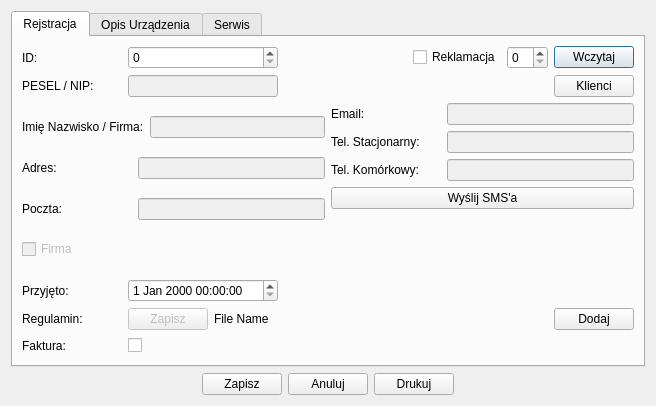
<?xml version="1.0" encoding="UTF-8"?>
<ui version="4.0">
 <class>OrderView</class>
 <widget class="QDialog" name="OrderView">
  <property name="geometry">
   <rect>
    <x>0</x>
    <y>0</y>
    <width>656</width>
    <height>406</height>
   </rect>
  </property>
  <property name="windowTitle">
   <string>Dialog</string>
  </property>
  <layout class="QVBoxLayout" name="verticalLayout">
   <item>
    <widget class="QTabWidget" name="tabWidget">
     <property name="enabled">
      <bool>true</bool>
     </property>
     <property name="currentIndex">
      <number>0</number>
     </property>
     <widget class="QWidget" name="reciveDevice">
      <attribute name="title">
       <string>Rejstracja</string>
      </attribute>
      <layout class="QVBoxLayout" name="verticalLayout_10">
       <item>
        <layout class="QHBoxLayout" name="horizontalLayout_7">
         <item>
          <widget class="QLabel" name="labelID">
           <property name="sizePolicy">
            <sizepolicy hsizetype="Fixed" vsizetype="Preferred">
             <horstretch>0</horstretch>
             <verstretch>0</verstretch>
            </sizepolicy>
           </property>
           <property name="minimumSize">
            <size>
             <width>100</width>
             <height>0</height>
            </size>
           </property>
           <property name="text">
            <string>ID:</string>
           </property>
          </widget>
         </item>
         <item>
          <widget class="QSpinBox" name="spinBoxID">
           <property name="minimumSize">
            <size>
             <width>150</width>
             <height>0</height>
            </size>
           </property>
          </widget>
         </item>
         <item>
          <spacer name="horizontalSpacer_3">
           <property name="orientation">
            <enum>Qt::Horizontal</enum>
           </property>
           <property name="sizeHint" stdset="0">
            <size>
             <width>40</width>
             <height>20</height>
            </size>
           </property>
          </spacer>
         </item>
         <item>
          <widget class="QCheckBox" name="checkBoxComplaint">
           <property name="text">
            <string>Reklamacja</string>
           </property>
          </widget>
         </item>
         <item>
          <widget class="QSpinBox" name="spinBoxComplaint"/>
         </item>
         <item>
          <widget class="QPushButton" name="pushButtonComplaint">
           <property name="text">
            <string>Wczytaj</string>
           </property>
          </widget>
         </item>
        </layout>
       </item>
       <item>
        <layout class="QHBoxLayout" name="horizontalLayout_8">
         <item>
          <widget class="QLabel" name="labelClient">
           <property name="minimumSize">
            <size>
             <width>100</width>
             <height>0</height>
            </size>
           </property>
           <property name="text">
            <string>PESEL / NIP:</string>
           </property>
          </widget>
         </item>
         <item>
          <widget class="QLineEdit" name="lineEditPESELNIP">
           <property name="enabled">
            <bool>false</bool>
           </property>
           <property name="sizePolicy">
            <sizepolicy hsizetype="Fixed" vsizetype="Fixed">
             <horstretch>0</horstretch>
             <verstretch>0</verstretch>
            </sizepolicy>
           </property>
           <property name="minimumSize">
            <size>
             <width>150</width>
             <height>0</height>
            </size>
           </property>
          </widget>
         </item>
         <item>
          <spacer name="horizontalSpacer_4">
           <property name="orientation">
            <enum>Qt::Horizontal</enum>
           </property>
           <property name="sizeHint" stdset="0">
            <size>
             <width>40</width>
             <height>20</height>
            </size>
           </property>
          </spacer>
         </item>
         <item>
          <widget class="QPushButton" name="pushButtonSearchClient">
           <property name="text">
            <string>Klienci</string>
           </property>
          </widget>
         </item>
        </layout>
       </item>
       <item>
        <layout class="QHBoxLayout" name="horizontalLayout_16">
         <item>
          <layout class="QVBoxLayout" name="verticalLayout_4">
           <item>
            <layout class="QHBoxLayout" name="horizontalLayout_15">
             <item>
              <widget class="QLabel" name="labelNameCompany">
               <property name="minimumSize">
                <size>
                 <width>110</width>
                 <height>0</height>
                </size>
               </property>
               <property name="text">
                <string>Imię Nazwisko / Firma:</string>
               </property>
              </widget>
             </item>
             <item>
              <widget class="QLineEdit" name="lineEditNameCompany">
               <property name="enabled">
                <bool>false</bool>
               </property>
               <property name="text">
                <string/>
               </property>
              </widget>
             </item>
            </layout>
           </item>
           <item>
            <layout class="QHBoxLayout" name="horizontalLayout_17">
             <item>
              <widget class="QLabel" name="labelAddress">
               <property name="minimumSize">
                <size>
                 <width>110</width>
                 <height>0</height>
                </size>
               </property>
               <property name="text">
                <string>Adres:</string>
               </property>
              </widget>
             </item>
             <item>
              <widget class="QLineEdit" name="lineEditAddress">
               <property name="enabled">
                <bool>false</bool>
               </property>
              </widget>
             </item>
            </layout>
           </item>
           <item>
            <layout class="QHBoxLayout" name="horizontalLayout_18">
             <item>
              <widget class="QLabel" name="labelPostOffice">
               <property name="minimumSize">
                <size>
                 <width>110</width>
                 <height>0</height>
                </size>
               </property>
               <property name="text">
                <string>Poczta:</string>
               </property>
              </widget>
             </item>
             <item>
              <widget class="QLineEdit" name="lineEditPostOffice">
               <property name="enabled">
                <bool>false</bool>
               </property>
              </widget>
             </item>
            </layout>
           </item>
           <item>
            <widget class="QCheckBox" name="checkBoxIsCompany">
             <property name="enabled">
              <bool>false</bool>
             </property>
             <property name="text">
              <string>Firma</string>
             </property>
            </widget>
           </item>
          </layout>
         </item>
         <item>
          <layout class="QVBoxLayout" name="verticalLayout_9">
           <item>
            <layout class="QHBoxLayout" name="horizontalLayout_19">
             <item>
              <widget class="QLabel" name="labelEmail">
               <property name="minimumSize">
                <size>
                 <width>110</width>
                 <height>0</height>
                </size>
               </property>
               <property name="text">
                <string>Email:</string>
               </property>
              </widget>
             </item>
             <item>
              <widget class="QLineEdit" name="lineEditEmail">
               <property name="enabled">
                <bool>false</bool>
               </property>
              </widget>
             </item>
            </layout>
           </item>
           <item>
            <layout class="QHBoxLayout" name="horizontalLayout_20">
             <item>
              <widget class="QLabel" name="labelLandlinePhone">
               <property name="minimumSize">
                <size>
                 <width>110</width>
                 <height>0</height>
                </size>
               </property>
               <property name="text">
                <string>Tel. Stacjonarny:</string>
               </property>
              </widget>
             </item>
             <item>
              <widget class="QLineEdit" name="lineEditLandlinePhone">
               <property name="enabled">
                <bool>false</bool>
               </property>
              </widget>
             </item>
            </layout>
           </item>
           <item>
            <layout class="QHBoxLayout" name="horizontalLayout_21">
             <item>
              <widget class="QLabel" name="labelMobilePhone">
               <property name="minimumSize">
                <size>
                 <width>110</width>
                 <height>0</height>
                </size>
               </property>
               <property name="text">
                <string>Tel. Komórkowy: </string>
               </property>
              </widget>
             </item>
             <item>
              <widget class="QLineEdit" name="lineEditMobilePhone">
               <property name="enabled">
                <bool>false</bool>
               </property>
              </widget>
             </item>
            </layout>
           </item>
           <item>
            <widget class="QPushButton" name="pushButton">
             <property name="text">
              <string>Wyślij SMS'a</string>
             </property>
            </widget>
           </item>
           <item>
            <spacer name="verticalSpacer">
             <property name="orientation">
              <enum>Qt::Vertical</enum>
             </property>
             <property name="sizeHint" stdset="0">
              <size>
               <width>20</width>
               <height>13</height>
              </size>
             </property>
            </spacer>
           </item>
          </layout>
         </item>
        </layout>
       </item>
       <item>
        <layout class="QHBoxLayout" name="horizontalLayout_9">
         <item>
          <widget class="QLabel" name="labelRecived">
           <property name="minimumSize">
            <size>
             <width>100</width>
             <height>0</height>
            </size>
           </property>
           <property name="text">
            <string>Przyjęto: </string>
           </property>
          </widget>
         </item>
         <item>
          <widget class="QDateTimeEdit" name="dateTimeEditRecived">
           <property name="minimumSize">
            <size>
             <width>150</width>
             <height>0</height>
            </size>
           </property>
          </widget>
         </item>
         <item>
          <spacer name="horizontalSpacer_5">
           <property name="orientation">
            <enum>Qt::Horizontal</enum>
           </property>
           <property name="sizeHint" stdset="0">
            <size>
             <width>40</width>
             <height>20</height>
            </size>
           </property>
          </spacer>
         </item>
        </layout>
       </item>
       <item>
        <layout class="QHBoxLayout" name="horizontalLayout_11">
         <item>
          <widget class="QLabel" name="labelTermsService">
           <property name="minimumSize">
            <size>
             <width>100</width>
             <height>0</height>
            </size>
           </property>
           <property name="text">
            <string>Regulamin:</string>
           </property>
          </widget>
         </item>
         <item>
          <widget class="QPushButton" name="pushButtonTermsFileSave">
           <property name="enabled">
            <bool>false</bool>
           </property>
           <property name="text">
            <string>Zapisz</string>
           </property>
          </widget>
         </item>
         <item>
          <widget class="QLabel" name="labelTermsFileName">
           <property name="text">
            <string>File Name</string>
           </property>
          </widget>
         </item>
         <item>
          <spacer name="horizontalSpacer_7">
           <property name="orientation">
            <enum>Qt::Horizontal</enum>
           </property>
           <property name="sizeHint" stdset="0">
            <size>
             <width>40</width>
             <height>20</height>
            </size>
           </property>
          </spacer>
         </item>
         <item>
          <widget class="QPushButton" name="pushButtonAddTermsService">
           <property name="text">
            <string>Dodaj</string>
           </property>
          </widget>
         </item>
        </layout>
       </item>
       <item>
        <layout class="QHBoxLayout" name="horizontalLayout_10">
         <item>
          <widget class="QLabel" name="labelInvoice">
           <property name="minimumSize">
            <size>
             <width>100</width>
             <height>0</height>
            </size>
           </property>
           <property name="text">
            <string>Faktura:</string>
           </property>
          </widget>
         </item>
         <item>
          <widget class="QCheckBox" name="checkBoxInvoice">
           <property name="text">
            <string/>
           </property>
          </widget>
         </item>
         <item>
          <spacer name="horizontalSpacer_6">
           <property name="orientation">
            <enum>Qt::Horizontal</enum>
           </property>
           <property name="sizeHint" stdset="0">
            <size>
             <width>40</width>
             <height>20</height>
            </size>
           </property>
          </spacer>
         </item>
        </layout>
       </item>
      </layout>
     </widget>
     <widget class="QWidget" name="description">
      <attribute name="title">
       <string>Opis Urządzenia</string>
      </attribute>
      <layout class="QHBoxLayout" name="horizontalLayout_22">
       <item>
        <layout class="QVBoxLayout" name="verticalLayout_2">
         <item>
          <layout class="QHBoxLayout" name="horizontalLayout_2">
           <item>
            <widget class="QLabel" name="labelDevice">
             <property name="minimumSize">
              <size>
               <width>60</width>
               <height>0</height>
              </size>
             </property>
             <property name="text">
              <string>Urządzenie:</string>
             </property>
            </widget>
           </item>
           <item>
            <widget class="QLineEdit" name="lineEditDevice"/>
           </item>
          </layout>
         </item>
         <item>
          <layout class="QHBoxLayout" name="horizontalLayout_3">
           <item>
            <widget class="QLabel" name="labelProducer">
             <property name="minimumSize">
              <size>
               <width>60</width>
               <height>0</height>
              </size>
             </property>
             <property name="text">
              <string>Producent:</string>
             </property>
            </widget>
           </item>
           <item>
            <widget class="QLineEdit" name="lineEditProducer"/>
           </item>
          </layout>
         </item>
         <item>
          <layout class="QHBoxLayout" name="horizontalLayout_4">
           <item>
            <widget class="QLabel" name="labelModel">
             <property name="minimumSize">
              <size>
               <width>60</width>
               <height>0</height>
              </size>
             </property>
             <property name="text">
              <string>Model:</string>
             </property>
            </widget>
           </item>
           <item>
            <widget class="QLineEdit" name="lineEditModel"/>
           </item>
          </layout>
         </item>
         <item>
          <layout class="QHBoxLayout" name="horizontalLayout_5">
           <item>
            <widget class="QLabel" name="labelSN">
             <property name="minimumSize">
              <size>
               <width>60</width>
               <height>0</height>
              </size>
             </property>
             <property name="text">
              <string>S/N:</string>
             </property>
            </widget>
           </item>
           <item>
            <widget class="QLineEdit" name="lineEditSN"/>
           </item>
          </layout>
         </item>
         <item>
          <layout class="QHBoxLayout" name="horizontalLayout_6">
           <item>
            <widget class="QLabel" name="labelPassword">
             <property name="minimumSize">
              <size>
               <width>60</width>
               <height>0</height>
              </size>
             </property>
             <property name="text">
              <string>Hasło:</string>
             </property>
            </widget>
           </item>
           <item>
            <widget class="QLineEdit" name="lineEditPassword"/>
           </item>
          </layout>
         </item>
         <item>
          <widget class="QLabel" name="labelAdditionalEquipment">
           <property name="text">
            <string>Dodatkowe Wyposarzenie:</string>
           </property>
          </widget>
         </item>
         <item>
          <widget class="QPlainTextEdit" name="plainTextEditAdditionalEquipment"/>
         </item>
        </layout>
       </item>
       <item>
        <layout class="QVBoxLayout" name="verticalLayout_3">
         <item>
          <widget class="QLabel" name="labelDescription">
           <property name="text">
            <string>Opis:</string>
           </property>
          </widget>
         </item>
         <item>
          <widget class="QPlainTextEdit" name="plainTextEditDescription"/>
         </item>
        </layout>
       </item>
      </layout>
     </widget>
     <widget class="QWidget" name="service">
      <attribute name="title">
       <string>Serwis</string>
      </attribute>
      <layout class="QVBoxLayout" name="verticalLayout_11">
       <item>
        <layout class="QHBoxLayout" name="horizontalLayout_26">
         <item>
          <layout class="QVBoxLayout" name="verticalLayout_5">
           <item>
            <layout class="QHBoxLayout" name="horizontalLayout_14">
             <item>
              <widget class="QLabel" name="labelRepairUsedItem">
               <property name="text">
                <string>Przedmioty wykorzystane do naprawy:</string>
               </property>
              </widget>
             </item>
             <item>
              <widget class="QPushButton" name="pushButtonAddItem">
               <property name="minimumSize">
                <size>
                 <width>0</width>
                 <height>0</height>
                </size>
               </property>
               <property name="maximumSize">
                <size>
                 <width>20</width>
                 <height>16777215</height>
                </size>
               </property>
               <property name="text">
                <string>+</string>
               </property>
              </widget>
             </item>
             <item>
              <widget class="QPushButton" name="pushButtonRemoveItem">
               <property name="sizePolicy">
                <sizepolicy hsizetype="Fixed" vsizetype="Fixed">
                 <horstretch>0</horstretch>
                 <verstretch>0</verstretch>
                </sizepolicy>
               </property>
               <property name="minimumSize">
                <size>
                 <width>0</width>
                 <height>0</height>
                </size>
               </property>
               <property name="maximumSize">
                <size>
                 <width>20</width>
                 <height>16777215</height>
                </size>
               </property>
               <property name="text">
                <string>-</string>
               </property>
              </widget>
             </item>
            </layout>
           </item>
           <item>
            <widget class="QListWidget" name="listWidgetRepairItems"/>
           </item>
           <item>
            <layout class="QHBoxLayout" name="horizontalLayout_25">
             <item>
              <spacer name="horizontalSpacer_10">
               <property name="orientation">
                <enum>Qt::Horizontal</enum>
               </property>
               <property name="sizeHint" stdset="0">
                <size>
                 <width>40</width>
                 <height>20</height>
                </size>
               </property>
              </spacer>
             </item>
             <item>
              <layout class="QVBoxLayout" name="verticalLayout_6">
               <item>
                <widget class="QLabel" name="labelRepairCostService">
                 <property name="text">
                  <string>Koszt MOXUM [zł] :</string>
                 </property>
                </widget>
               </item>
               <item>
                <widget class="QDoubleSpinBox" name="doubleSpinBoxRepairCostService">
                 <property name="minimumSize">
                  <size>
                   <width>100</width>
                   <height>0</height>
                  </size>
                 </property>
                 <property name="maximum">
                  <double>9999.989999999999782</double>
                 </property>
                </widget>
               </item>
              </layout>
             </item>
             <item>
              <spacer name="horizontalSpacer_11">
               <property name="orientation">
                <enum>Qt::Horizontal</enum>
               </property>
               <property name="sizeHint" stdset="0">
                <size>
                 <width>40</width>
                 <height>20</height>
                </size>
               </property>
              </spacer>
             </item>
            </layout>
           </item>
          </layout>
         </item>
         <item>
          <layout class="QVBoxLayout" name="verticalLayout_8">
           <item>
            <layout class="QHBoxLayout" name="horizontalLayout_23">
             <item>
              <widget class="QLabel" name="label_3">
               <property name="text">
                <string>Usługi :</string>
               </property>
              </widget>
             </item>
             <item>
              <widget class="QPushButton" name="pushButtonAddService">
               <property name="maximumSize">
                <size>
                 <width>20</width>
                 <height>16777215</height>
                </size>
               </property>
               <property name="text">
                <string>+</string>
               </property>
              </widget>
             </item>
             <item>
              <widget class="QPushButton" name="pushButtonRemoveService">
               <property name="maximumSize">
                <size>
                 <width>20</width>
                 <height>16777215</height>
                </size>
               </property>
               <property name="text">
                <string>-</string>
               </property>
              </widget>
             </item>
            </layout>
           </item>
           <item>
            <widget class="QListWidget" name="listWidgetRepairServices"/>
           </item>
           <item>
            <layout class="QHBoxLayout" name="horizontalLayout_24">
             <item>
              <spacer name="horizontalSpacer_12">
               <property name="orientation">
                <enum>Qt::Horizontal</enum>
               </property>
               <property name="sizeHint" stdset="0">
                <size>
                 <width>40</width>
                 <height>20</height>
                </size>
               </property>
              </spacer>
             </item>
             <item>
              <layout class="QVBoxLayout" name="verticalLayout_7">
               <item>
                <widget class="QLabel" name="labelRepairCostTotal">
                 <property name="text">
                  <string>Koszt Całkowity [zł] :</string>
                 </property>
                </widget>
               </item>
               <item>
                <widget class="QDoubleSpinBox" name="doubleSpinBoxRepairTotalCost">
                 <property name="maximum">
                  <double>9999.989999999999782</double>
                 </property>
                </widget>
               </item>
              </layout>
             </item>
             <item>
              <spacer name="horizontalSpacer_13">
               <property name="orientation">
                <enum>Qt::Horizontal</enum>
               </property>
               <property name="sizeHint" stdset="0">
                <size>
                 <width>40</width>
                 <height>20</height>
                </size>
               </property>
              </spacer>
             </item>
            </layout>
           </item>
          </layout>
         </item>
        </layout>
       </item>
       <item>
        <layout class="QHBoxLayout" name="horizontalLayout_12">
         <item>
          <widget class="QCheckBox" name="checkBoxNotification">
           <property name="minimumSize">
            <size>
             <width>120</width>
             <height>0</height>
            </size>
           </property>
           <property name="text">
            <string>Powiadomiono</string>
           </property>
          </widget>
         </item>
         <item>
          <widget class="QDateTimeEdit" name="dateTimeEditNotification"/>
         </item>
         <item>
          <spacer name="horizontalSpacer_8">
           <property name="orientation">
            <enum>Qt::Horizontal</enum>
           </property>
           <property name="sizeHint" stdset="0">
            <size>
             <width>40</width>
             <height>20</height>
            </size>
           </property>
          </spacer>
         </item>
         <item>
          <widget class="QLabel" name="labelWarrantySeal">
           <property name="text">
            <string>Plomba gwarancyjna</string>
           </property>
          </widget>
         </item>
         <item>
          <widget class="QLineEdit" name="lineEditWarrantySeal"/>
         </item>
        </layout>
       </item>
       <item>
        <layout class="QHBoxLayout" name="horizontalLayout_13">
         <item>
          <widget class="QCheckBox" name="checkBoxEndService">
           <property name="minimumSize">
            <size>
             <width>120</width>
             <height>0</height>
            </size>
           </property>
           <property name="text">
            <string>Zakonczono</string>
           </property>
          </widget>
         </item>
         <item>
          <widget class="QDateTimeEdit" name="dateTimeEditEndService"/>
         </item>
         <item>
          <spacer name="horizontalSpacer_9">
           <property name="orientation">
            <enum>Qt::Horizontal</enum>
           </property>
           <property name="sizeHint" stdset="0">
            <size>
             <width>40</width>
             <height>20</height>
            </size>
           </property>
          </spacer>
         </item>
        </layout>
       </item>
      </layout>
     </widget>
    </widget>
   </item>
   <item>
    <layout class="QHBoxLayout" name="horizontalLayout">
     <item>
      <spacer name="horizontalSpacer">
       <property name="orientation">
        <enum>Qt::Horizontal</enum>
       </property>
       <property name="sizeHint" stdset="0">
        <size>
         <width>40</width>
         <height>20</height>
        </size>
       </property>
      </spacer>
     </item>
     <item>
      <widget class="QPushButton" name="pushButtonSave">
       <property name="text">
        <string>Zapisz</string>
       </property>
      </widget>
     </item>
     <item>
      <widget class="QPushButton" name="pushButtonCancel">
       <property name="text">
        <string>Anuluj</string>
       </property>
      </widget>
     </item>
     <item>
      <widget class="QPushButton" name="pushButtonPrint">
       <property name="text">
        <string>Drukuj</string>
       </property>
      </widget>
     </item>
     <item>
      <spacer name="horizontalSpacer_2">
       <property name="orientation">
        <enum>Qt::Horizontal</enum>
       </property>
       <property name="sizeHint" stdset="0">
        <size>
         <width>40</width>
         <height>20</height>
        </size>
       </property>
      </spacer>
     </item>
    </layout>
   </item>
  </layout>
 </widget>
 <resources/>
 <connections/>
</ui>
